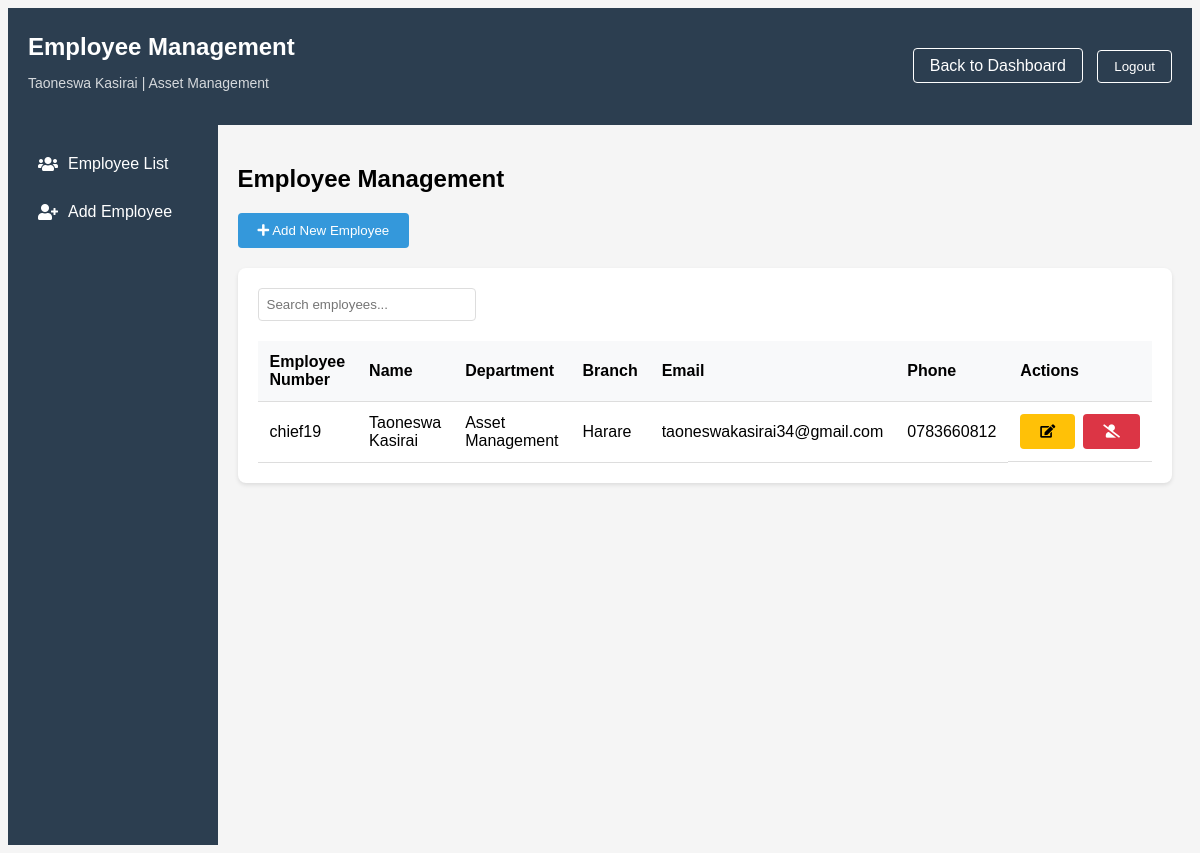
The app's page /employee-management/ (signed in) with its own data.
### myapp/models.py (models this page shows, shortened)
class Employee(models.Model):
    employee_number = models.CharField(max_length=10, unique=True)
    name = models.CharField(max_length=100)
    surname = models.CharField(max_length=100)
    department = models.ForeignKey(Department, on_delete=models.PROTECT)
    branch = models.CharField(max_length=100)
    section = models.CharField(max_length=100)
    email = models.EmailField(unique=True)
    phone_regex = RegexValidator(
        regex=r'^07\d{8}$',
        message="Phone number must start with '07' and be 10 digits long"
    )
    phone_number = models.CharField(
        validators=[phone_regex],
        max_length=10,
        unique=True
    )
    signature = models.ImageField(
        upload_to='signatures/', null=True, blank=True)
    created_at = models.DateTimeField(auto_now_add=True)
    password = models.CharField(
        max_length=128, default=make_password('defaultpassword'))
    is_first_login = models.BooleanField(default=True)
    is_active = models.BooleanField(default=True)
    roles = models.ManyToManyField(Role, blank=True)
    class Meta:
        ordering = ['surname', 'name']

class Department(models.Model):
    code = models.CharField(max_length=10, unique=True)
    name = models.CharField(max_length=100)
    description = models.TextField(blank=True)
    is_active = models.BooleanField(default=True)
    created_at = models.DateTimeField(auto_now_add=True)
    def __str__(self):
        return self.name
    class Meta:
        ordering = ['name']

### myapp/views.py (the view)
# urls.py: path('employee-management/', views.employee_management,
def employee_management(request):
    if 'employee_id' not in request.session:
        return redirect('login')
    employee = Employee.objects.get(id=request.session['employee_id'])
    return render(request, 'myapp/employee_management.html', {
        'employee': employee,
        'employees': Employee.objects.all().order_by('-is_active', 'surname', 'name'),
        'departments': Department.objects.filter(is_active=True),
    })

### myapp/templates/myapp/employee_management.html (shortened to what this page needs)
<!DOCTYPE html>
<html>
<head>
    {% load static %}
    <link rel="stylesheet" type="text/css" href="{% static 'myapp/css/style.css' %}">
    <link href="https://cdnjs.cloudflare.com/ajax/libs/font-awesome/5.15.4/css/all.min.css" rel="stylesheet">
</head>
<body>
    <div class="dashboard-header">
        <div class="user-info">
            <h1>Employee Management</h1>
            <p class="user-details">{{ employee.name }} {{ employee.surname }} | {{ employee.department }}</p>
        </div>
        <div class="header-actions">
            <a href="{% url 'dashboard' %}" class="back-button">Back to Dashboard</a>
            <button class="logout-button">Logout</button>
        </div>
    </div>
    <div class="system-layout">
        <div class="sidebar">
            <ul class="sidebar-menu">
                <li>
                    <a href="#employee-list">
                        <i class="fas fa-users"></i>
                        Employee List
                    </a>
                </li>
                <li>
                    <a href="#add-employee">
                        <i class="fas fa-user-plus"></i>
                        Add Employee
                    </a>
                </li>
            </ul>
        </div>
        <div class="main-content">
            <div class="content-header">
                <h2>Employee Management</h2>
                <button class="btn btn-primary" onclick="openModal()">
                    <i class="fas fa-plus"></i> Add New Employee
                </button>
            </div>
            <div class="employee-list">
                <div class="table-header">
                    <input type="text" class="search-box" id="employeeSearch"
                           placeholder="Search employees..." onkeyup="searchEmployees()">
                </div>
                <table class="employee-table" id="employeeTable">
                    <thead>
                        <tr>
                            <th>Employee Number</th>
                            <th>Name</th>
                            <th>Department</th>
                            <th>Branch</th>
                            <th>Email</th>
                            <th>Phone</th>
                            <th>Actions</th>
                        </tr>
                    </thead>
                    <tbody>
                        {% for emp in employees %}
                        <tr {% if not emp.is_active %}style="opacity: 0.6;"{% endif %}>
                            <td>{{ emp.employee_number }}</td>
                            <td>{{ emp.name }} {{ emp.surname }}</td>
                            <td>{{ emp.department.name }}</td>
                            <td>{{ emp.branch }}</td>
                            <td>{{ emp.email }}</td>
                            <td>{{ emp.phone_number }}</td>
                            <td class="action-buttons">
                                <button class="btn btn-edit" onclick="editEmployee('{{ emp.id }}', '{{ emp.employee_number }}', '{{ emp.name }}', '{{ emp.surname }}', '{{ emp.email }}', '{{ emp.phone_number }}', '{{ emp.department }}', '{{ emp.branch }}', '{{ emp.section }}')">
                                    <i class="fas fa-edit"></i>
                                </button>
                                <button class="btn {% if emp.is_active %}btn-delete{% else %}btn-success{% endif %}"
                                        onclick="toggleEmployeeStatus('{{ emp.id }}', {{ emp.is_active|lower }})">
                                    <i class="fas {% if emp.is_active %}fa-user-slash{% else %}fa-user-check{% endif %}"></i>
                                </button>
                            </td>
                        </tr>
                        {% endfor %}
                    </tbody>
                </table>
            </div>
        </div>
    </div>
</body>
</html>

### myapp/static/myapp/css/style.css (style rules this page uses)
body { background-color: #f5f5f5; font-family: Arial, sans-serif; }
.dashboard-header { background: #2c3e50; color: white; padding: 20px; display: flex; justify-content: space-between; align-items: center; }
.user-info { flex: 1; }
.user-info h1 { margin: 5px 0; font-size: 24px; }
.user-details { font-size: 14px; opacity: 0.8; }
.header-actions { padding-left: 20px; }
.logout-button { background: transparent; border: 1px solid white; color: white; padding: 8px 16px; border-radius: 4px; cursor: pointer; transition: all 0.3s; }
.back-button { background: transparent; border: 1px solid white; color: white; padding: 8px 16px; border-radius: 4px; cursor: pointer; transition: all 0.3s; text-decoration: none; margin-right: 10px; }

### myapp/templates/myapp/employee_management.html (style rules this page uses)
.system-layout { display: flex; min-height: calc(100vh - 80px); }
.sidebar { width: 250px; background-color: #2c3e50; padding: 20px; color: white; }
.sidebar-menu { list-style: none; padding: 0; margin: 0; }
.sidebar-menu li { margin-bottom: 10px; }
.sidebar-menu a { color: white; text-decoration: none; display: flex; align-items: center; padding: 10px; border-radius: 5px; transition: background-color 0.3s; }
.sidebar-menu i { margin-right: 10px; width: 20px; }
.main-content { flex: 1; padding: 20px; }
.btn { padding: 10px 20px; border: none; border-radius: 4px; cursor: pointer; }
.btn-primary { background-color: #3498db; color: white; }
.employee-list { margin-top: 20px; background: white; padding: 20px; border-radius: 8px; box-shadow: 0 2px 4px rgba(0,0,0,0.1); }
.employee-table { width: 100%; border-collapse: collapse; margin-top: 20px; }
.employee-table th, .employee-table td { padding: 12px; text-align: left; border-bottom: 1px solid #ddd; }
.employee-table th { background-color: #f8f9fa; font-weight: bold; }
.action-buttons { display: flex; gap: 8px; }
.btn-edit { background-color: #ffc107; color: #000; }
.btn-delete { background-color: #dc3545; color: white; }
.table-header { display: flex; justify-content: space-between; align-items: center; margin-bottom: 20px; }
.search-box { padding: 8px; border: 1px solid #ddd; border-radius: 4px; width: 200px; }

### records on screen
Employee: name "Taoneswa", surname "Kasirai", department "Asset Management", employee_number "chief19", department.name "Asset Management", branch "Harare", email "taoneswakasirai34@gmail.com", phone_number "0783660812", is_active True (drawn)
